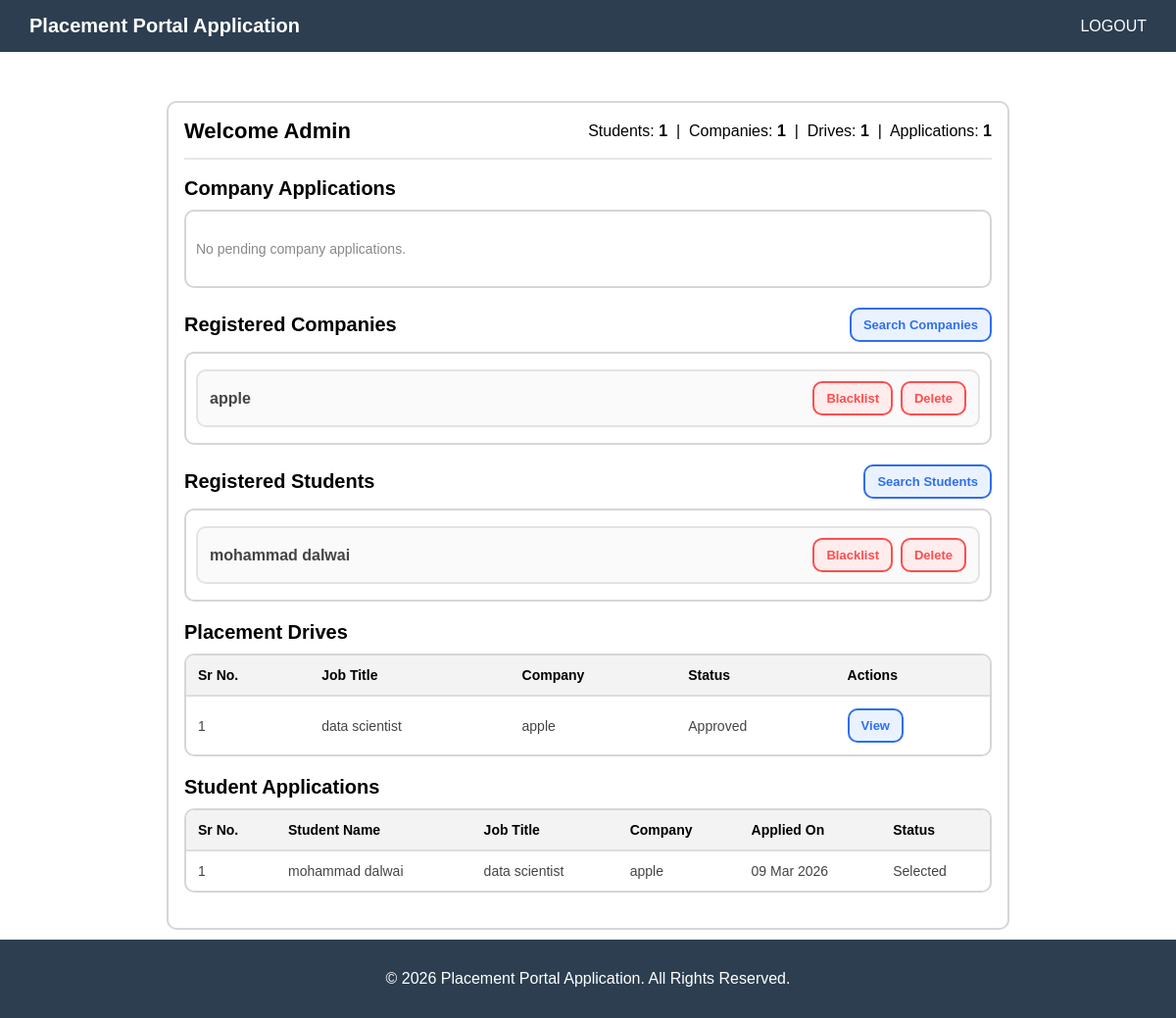
/admin_dashboard (signed in), run on the app's committed database.
### app.py (models this page shows)
class Company(db.Model):
    __tablename__ = "company"
    id = db.Column(db.Integer, primary_key=True)
    company_name = db.Column(db.String(150), unique=True, nullable=False)
    company_description = db.Column(db.String(200), nullable=False)
    company_website = db.Column(db.String(200), nullable=False)
    status = db.Column(db.String(50), nullable=False, default="Pending")
    user_id = db.Column(
        db.Integer, db.ForeignKey("users.id", ondelete="CASCADE"),
        nullable=False, unique=True
    )
    user = db.relationship("User", back_populates="company_profile")
    drives = db.relationship(
        "Placement_Drive",
        back_populates="company",
        cascade="all, delete-orphan"
    )

class User(db.Model):
    __tablename__ = "users"
    id = db.Column(db.Integer, primary_key=True)
    username = db.Column(db.String(150), unique=True, nullable=False)
    email = db.Column(db.String(150), unique=True, nullable=False)
    password = db.Column(db.String(150), nullable=False)
    role = db.Column(db.String(50), nullable=False)
    created_at = db.Column(db.DateTime, default=datetime.utcnow)
    is_blacklisted = db.Column(db.Boolean, default=False)
    company_profile = db.relationship(
        "Company",
        back_populates="user",
        uselist=False,
        cascade="all, delete-orphan",
    )
    student_profile = db.relationship(
        "Student",
        back_populates="user",
        uselist=False,
        cascade="all, delete-orphan",
    )

class Placement_Drive(db.Model):
    __tablename__ = "placement_drive"
    id = db.Column(db.Integer, primary_key=True)
    date_posted = db.Column(db.DateTime, default=datetime.utcnow, nullable=False)
    status = db.Column(db.String(50), nullable=False, default="Pending")
    verified = db.Column(db.String(50), nullable = False, default="In Review")
    job_title = db.Column(db.String(50), nullable=False)
    job_description = db.Column(db.String(500), nullable=False)
    eligibility_criteria = db.Column(db.String(500), nullable=False)
    application_deadline = db.Column(db.DateTime, nullable=False)
    company_id = db.Column(
        db.Integer, db.ForeignKey("company.id", ondelete="CASCADE"),
        nullable=False, index=True
    )
    company = db.relationship("Company", back_populates="drives")
    applications = db.relationship(
        "Application",
        back_populates="drive",
        cascade="all, delete-orphan"
    )

class Application(db.Model):
    __tablename__ = "applications"
    id = db.Column(db.Integer, primary_key=True)
    student_id = db.Column(
        db.Integer, db.ForeignKey("student.id", ondelete="CASCADE"),
        nullable=False, index=True
    )
    drive_id = db.Column(
        db.Integer, db.ForeignKey("placement_drive.id", ondelete="CASCADE"),
        nullable=False, index=True
    )
    applied_at = db.Column(db.DateTime, default=datetime.utcnow, nullable=False)
    status = db.Column(db.String(20), default="applied", nullable=False, index=True)
    student = db.relationship("Student", back_populates="applications")
    drive = db.relationship("Placement_Drive", back_populates="applications")
    __table_args__ = (
        db.UniqueConstraint("student_id", "drive_id", name="uq_student_drive"),
    )

class Student(db.Model):
    __tablename__ = "student"
    id = db.Column(db.Integer, primary_key=True)
    student_iid = db.Column(db.String(30), unique=True, nullable=False)
    f_name = db.Column(db.String(50), nullable=False)
    l_name = db.Column(db.String(50), nullable=False)
    department = db.Column(db.String(150), nullable=False)
    cgpa = db.Column(db.Float, nullable=False)
    batch_year = db.Column(db.Integer, nullable=False)
    placed = db.Column(db.Boolean, default=False, nullable=False)
    resume = db.Column(db.String(200), nullable=True)
    user_id = db.Column(
        db.Integer, db.ForeignKey("users.id", ondelete="CASCADE"),
        nullable=False, unique=True
    )
    user = db.relationship("User", back_populates="student_profile")
    applications = db.relationship(
        "Application",
        back_populates="student",
        cascade="all, delete-orphan"
    )

### app.py (the view)
@app.route('/admin_dashboard')
def admin_dashboard():
    user_id = session.get('id')
    if not user_id:
        return redirect(url_for('login'))
    companies = Company.query.filter_by(status = "Approved").all()
    review_comp = Company.query.filter_by(status = "Pending").all()
    students = User.query.filter_by(role = "Student").all()
    drives = Placement_Drive.query.all()
    applications = Application.query.all()
    return render_template("admin_dashboard.html", companies=companies, students=students, drives=drives, applications=applications, review_comp=review_comp)

### templates/admin_dashboard.html (shortened to what this page needs)
{% extends "base.html" %}
{% block content %}
<div class="cont">
    <div class="card">
        <div class="topbar">
            <div class="title">Welcome Admin</div>
            <div>
                Students: <strong>{{ students|length }}</strong> &nbsp;|&nbsp;
                Companies: <strong>{{ companies|length }}</strong> &nbsp;|&nbsp;
                Drives: <strong>{{ drives|length }}</strong> &nbsp;|&nbsp;
                Applications: <strong>{{ applications|length }}</strong>
            </div>
        </div>
        <div class="block">
            <h2>Company Applications</h2>
            <div class="sctn-box">
                {% if review_comp %}
                    {% for comrev in review_comp %}
                        <div class="list-row">
                            <div>
                                <div class="name">{{ comrev.company_name }}</div>
                                <div class="sub">{{ comrev.company_description }}</div>
                            </div>
                            <div class="actions">
                                <a href="{{ url_for('comp_approv', comp_name=comrev.company_name) }}" class="btn btn-green">Approve</a>
                                <a href="{{ url_for('comp_reject', comp_name=comrev.company_name) }}" class="btn btn-red">Reject</a>
                            </div>
                        </div>
                    {% endfor %}
                {% else %}
                    <p style="color:#888; font-size:14px; padding: 6px 0;">No pending company applications.</p>
                {% endif %}
            </div>
        </div>
        <div class="block">
            <div style="display:flex; justify-content:space-between; align-items:center; margin-bottom:10px;">
                <h2 style="margin:0;">Registered Companies</h2>
                <a href="{{ url_for('search_companies') }}" class="btn btn-blue">Search Companies</a>
            </div>
            <div class="sctn-box">
                {% if companies %}
                    {% for comp in companies %}
                        <div class="list-row">
                            <div class="name">{{ comp.company_name }}</div>
                            <div class="actions">
                            {% if comp.user.is_blacklisted %}
                                <a href="{{ url_for('compremove_blacklist', user_id=comp.user_id) }}" class="btn btn-grey">Remove Blacklist</a>
                            {% else %}
                                <a href="{{ url_for('compblacklist', user_id=comp.user_id) }}" class="btn btn-red">Blacklist</a>
                            {% endif %}
                            <a href="{{ url_for('delete_company', user_id=comp.user_id) }}" class="btn btn-red">Delete</a>
                        </div>
                        </div>
                    {% endfor %}
                {% else %}
                    <p style="color:#888; font-size:14px; padding: 6px 0;">No registered companies yet.</p>
                {% endif %}
            </div>
        </div>
        <div class="block">
            <div style="display:flex; justify-content:space-between; align-items:center; margin-bottom:10px;">
                <h2 style="margin:0;">Registered Students</h2>
                <a href="{{ url_for('search_students') }}" class="btn btn-blue">Search Students</a>
            </div>
            <div class="sctn-box">
                {% if students %}
                    {% for stud in students %}
                        <div class="list-row">
                            <div class="name">{{ stud.username }}</div>
                            <div class="actions">
                                {% if stud.is_blacklisted %}
                                    <a href="{{ url_for('studremove_blacklist', user_id=stud.id) }}" class="btn btn-grey">Remove Blacklist</a>
                                {% else %}
                                    <a href="{{ url_for('studblack_list', user_id=stud.id) }}" class="btn btn-red">Blacklist</a>
                                {% endif %}
                                <a href="{{ url_for('delete_student', user_id=stud.id) }}" class="btn btn-red">Delete</a>
                            </div>
                        </div>
                    {% endfor %}
                {% else %}
                    <p style="color:#888; font-size:14px; padding: 6px 0;">No students registered yet.</p>
                {% endif %}
            </div>
        </div>
        <div class="block">
            <h2>Placement Drives</h2>
            <div class="table-wrap">
                <table>
                    <thead>
                        <tr>
                            <th>Sr No.</th>
                            <th>Job Title</th>
                            <th>Company</th>
                            <th>Status</th>
                            <th>Actions</th>
                        </tr>
                    </thead>
                    <tbody>
                        {% if drives %}
                            {% for dr in drives %}
                                <tr>
                                    <td>{{ loop.index }}</td>
                                    <td>{{ dr.job_title }}</td>
                                    <td>{{ dr.company.company_name }}</td>
                                    <td>{{ dr.verified }}</td>
                                    <td>
                                        <div class="actions">
                                            <a href="{{ url_for('adminview_drive', drive_id=dr.id) }}" class="btn btn-blue">View</a>
                                        </div>
                                    </td>
                                </tr>
                            {% endfor %}
                        {% else %}
                            <tr>
                                <td colspan="5" style="color:#888;">No drives posted yet.</td>
                            </tr>
                        {% endif %}
                    </tbody>
                </table>
            </div>
        </div>
        <div class="block">
            <h2>Student Applications</h2>
            <div class="table-wrap">
                <table>
                    <thead>
                        <tr>
                            <th>Sr No.</th>
                            <th>Student Name</th>
                            <th>Job Title</th>
                            <th>Company</th>
                            <th>Applied On</th>
                            <th>Status</th>
                        </tr>
                    </thead>
                    <tbody>
                        {% if applications %}
                            {% for app in applications %}
                                <tr>
                                    <td>{{ loop.index }}</td>
                                    <td>{{ app.student.f_name }} {{ app.student.l_name }}</td>
                                    <td>{{ app.drive.job_title }}</td>
                                    <td>{{ app.drive.company.company_name }}</td>
                                    <td>{{ app.applied_at.strftime('%d %b %Y') }}</td>
                                    <td>{{ app.status | capitalize }}</td>
                                </tr>
                            {% endfor %}
                        {% else %}
                            <tr>
                                <td colspan="6" style="color:#888;">No applications yet.</td>
                            </tr>
                        {% endif %}
                    </tbody>
                </table>
            </div>
        </div>
    </div>
</div>
{% endblock %}

### templates/base.html (shortened to what this page needs)
<!DOCTYPE html>
<html lang="en">
<head>
</head>
<body>
    <nav class="nav-bar">
        <div class="logo">Placement Portal Application</div>
        <div class="nav-links">
            {% if not session.get('role') %}
                <a href="{{ url_for('companyReg') }}">Company Reg</a>
                <a href="{{ url_for('studentReg') }}">Student Reg</a>
                <a href="{{ url_for('login')}}">LOGIN</a>
            {% elif session.get('role') == 'Student' %}
                <a href="{{ url_for('logout')}}">LOGOUT</a>
            {% elif session.get('role') == 'Company' %}
                <a href="{{ url_for('logout')}}">LOGOUT</a>
            {% elif session.get('role') == 'admin' %}
                <a href="{{ url_for('logout')}}">LOGOUT</a>
            {% endif %}
        </div>
    </nav>
    {% block content %}{% endblock %}
    <footer class="site-footer">
        <p>&copy; 2026 Placement Portal Application. All Rights Reserved.</p>
    </footer>
</body>
</html>

### templates/base.html (style rules this page uses)
body { margin: 0; font-family: Arial, sans-serif; }
.nav-bar { display: flex; justify-content: space-between; align-items: center; background-color: #2c3e50; padding: 15px 30px; }
.logo { color: white; font-size: 20px; font-weight: bold; }
.nav-links a { color: white; text-decoration: none; margin-left: 20px; font-size: 16px; transition: 0.3s ease; }
.site-footer { background-color: #2c3e50; color: white; text-align: center; padding: 15px 0; position: fixed; bottom: 0; width: 100%; }

### templates/admin_dashboard.html (style rules this page uses)
* { box-sizing: border-box; }
.cont { max-width: 900px; margin: 30px auto; padding: 20px 20px 60px; }
.card { background: #fff; border: 2px solid #d6d6d6; border-radius: 10px; padding: 16px; }
h2 { margin: 18px 0 10px; font-size: 20px; }
.topbar { display: flex; gap: 12px; align-items: center; justify-content: space-between; margin-bottom: 16px; padding-bottom: 14px; border-bottom: 2px solid #e6e6e6; }
.topbar .title { font-size: 22px; font-weight: 700; }
.btn { padding: 8px 12px; border-radius: 10px; border: 2px solid transparent; cursor: pointer; font-weight: 600; font-size: 13px; text-decoration: none; display: inline-block; background: #eee; }
.btn-blue { background: #eaf2ff; border-color: #2f6fed; color: #2f6fed; }
.btn-red { background: #ffecec; border-color: #ff4d4d; color: #ff4d4d; }
.sctn-box { border: 2px solid #d6d6d6; border-radius: 10px; padding: 10px; background: #fff; }
.list-row { display: flex; align-items: center; justify-content: space-between; gap: 12px; padding: 10px 12px; border: 2px solid #e3e3e3; border-radius: 10px; margin: 6px 0; background: #fafafa; }
.list-row .name { font-weight: 600; color: #444; }
.table-wrap { border: 2px solid #d6d6d6; border-radius: 10px; overflow: hidden; background: #fff; }
table { width: 100%; border-collapse: collapse; }
thead th { text-align: left; background: #f3f3f3; padding: 12px; border-bottom: 2px solid #ddd; font-size: 14px; }
tbody td { padding: 12px; border-bottom: 1px solid #eee; font-size: 14px; color: #444; }
tbody tr:last-child td { border-bottom: none; }
.actions { display: flex; gap: 8px; flex-wrap: wrap; }
.block { margin-bottom: 20px; }

### data on the page
Company: company_name "apple"
User: username "mohammad dalwai"
Placement_Drive: job_title "data scientist", company.company_name "apple", verified "Approved"
Application: student.f_name "mohammad", student.l_name "dalwai", drive.job_title "data scientist", drive.company.company_name "apple", applied_at "09 Mar 2026", status "Selected"

### other printed values
{{ students|length }} "1"
{{ companies|length }} "1"
{{ drives|length }} "1"
{{ applications|length }} "1"
